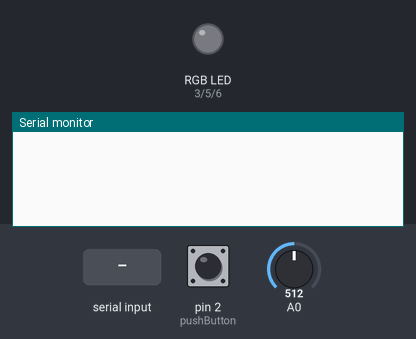
A sketch run on a simulated Arduino Uno, built with avr-gcc and run on an emulated ATmega328P. Parts: an RGB LED mixed from three pins (HIGH = lit), the last lines printed to the serial monitor. The test bench sets the inputs (shaded band); at power-on: pin 2 (pushButton) LOW, A0 = 512.

Above: at 1.2 s.
1.3 s: pin 2 (pushButton) pulled HIGH for 0.15 s
At 2.0 s:
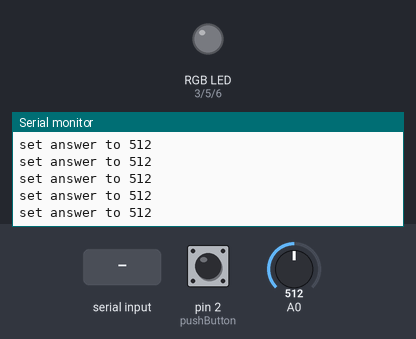
2.9 s: "90,45\n" received over Serial
At 3.4 s:
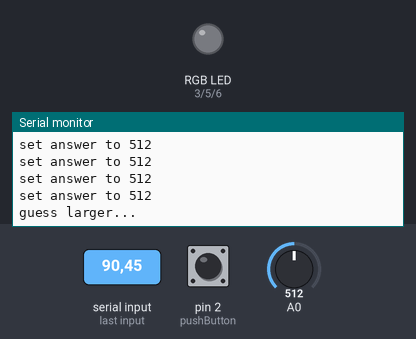

Measured:
- after the input at 1.3 s, the serial monitor: prints a new line at once (image 1)
- after the input at 2.9 s, the serial monitor: prints a new line at once (image 2)

The sketch:

d4.ino
```cpp
int ans = -1;
int pushButton = 2;
#define rPin 3
#define gPin 5
#define bPin 6

void setup() {
  // initialize serial:
  Serial.begin(9600);
  pinMode(pushButton, INPUT);
  // make the pins outputs:
  pinMode(rPin, OUTPUT);
  pinMode(gPin, OUTPUT);
  pinMode(bPin, OUTPUT);
}

void rgb(int r, int g, int b){
  analogWrite(rPin, r);
  analogWrite(gPin, g);
  analogWrite(bPin, b);
}

void rgboff(){
  digitalWrite(rPin, LOW);
  digitalWrite(gPin, LOW);
  digitalWrite(bPin, LOW);
}

void loop() {
  // if there's any serial available, read it:
  int buttonState = digitalRead(pushButton);
  if(buttonState){
    ans = analogRead(A0);
    Serial.print("set answer to ");
    Serial.println(ans);
    rgboff();
  }

  while (Serial.available() > 0) {

    // look for the next valid integer in the incoming serial stream:
    int guess = Serial.parseInt();

    // look for the newline. That's the end of your sentence:
    if (Serial.read() == '\n') {
      if(ans == -1){
        Serial.println("press button to set a value");
      }
      if(guess < ans)
        Serial.println("guess larger..."), rgboff();
      else if(guess > ans)
        Serial.println("guess smaller..."), rgboff();
      else{
        Serial.println("Yup, it's the value!");
        rgb(255, 0, 0);
      }
    }
  }
}
```
